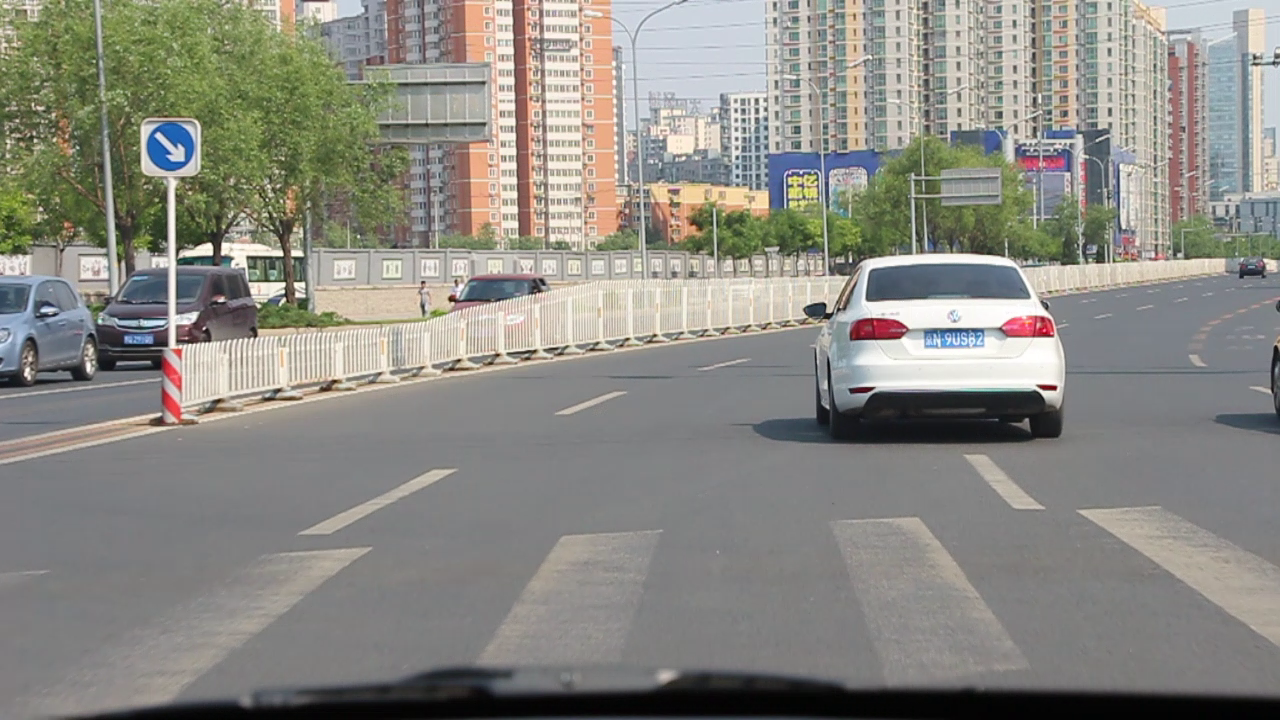
#> input picture 01技术学习/day06/code/00016.png, 1280 x 720 px
$ python ex01_img_io.py
#> lines starting #> are read from the running program, lines starting #| are printed output that depends on the picture
"""
retval	=	cv.imread(	filename[, flags]	)
retval	=	cv.imwrite(	filename, img[, params]	)
"""

import cv2

img = cv2.imread("00016.png", cv2.IMREAD_GRAYSCALE) #IMREAD_GRAYSCALE)  # 读取后的格式很多，但是建议使用默认的读取方式
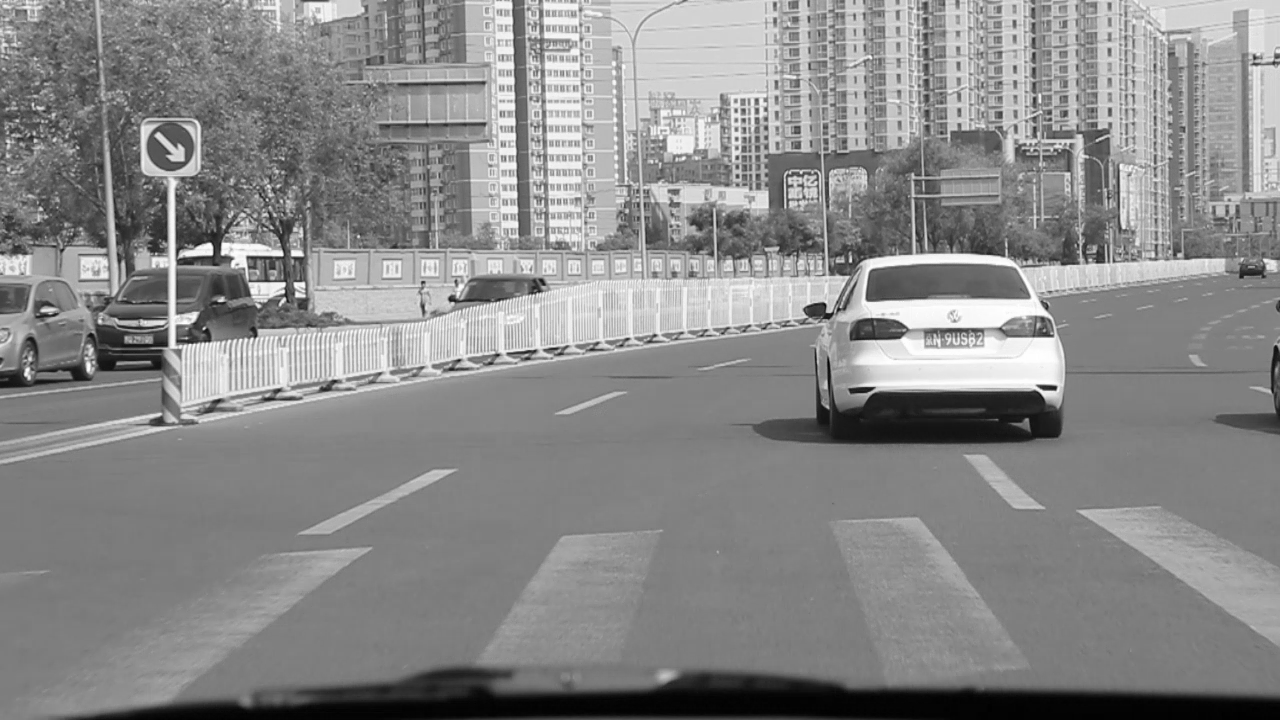
#> img: shape (720, 1280); min 0, max 255, mean 136.7
print(type(img))
#| <class 'numpy.ndarray'>
print(img.shape)
#| (720, 1280)

cv2.imwrite("ddg.png", img)
